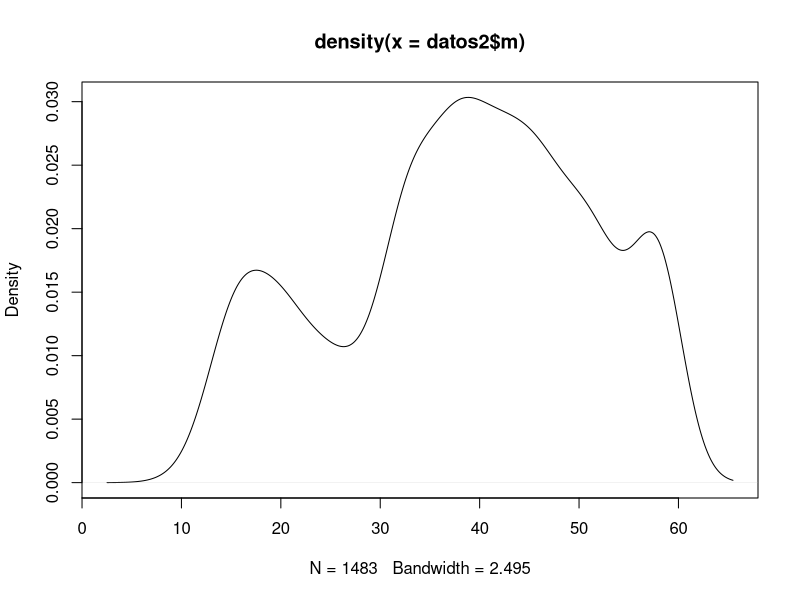
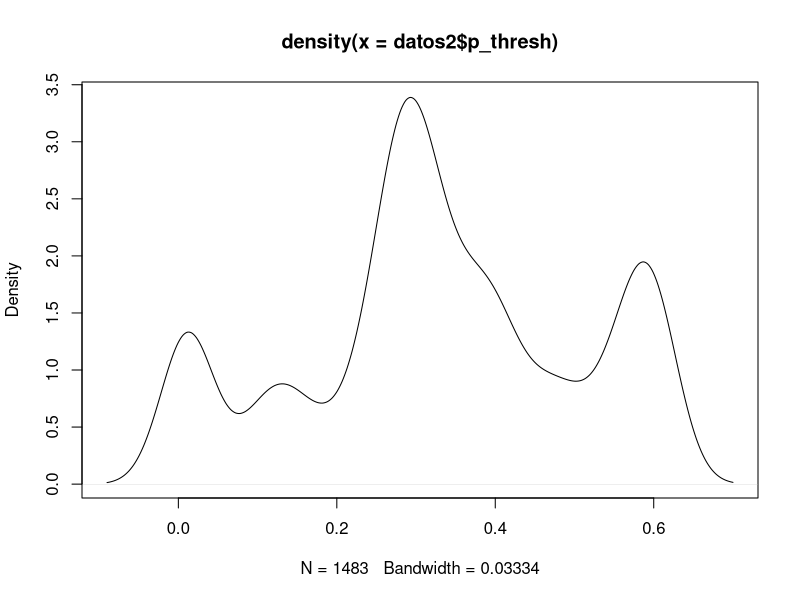
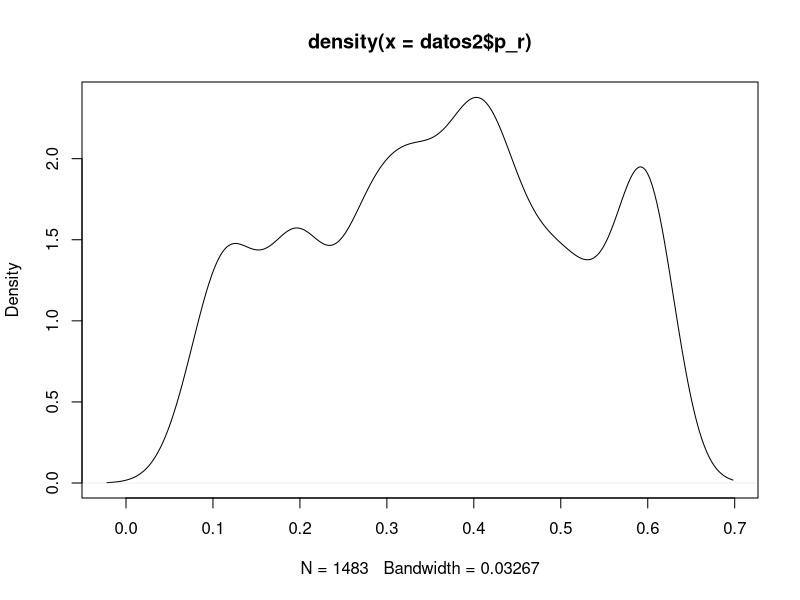
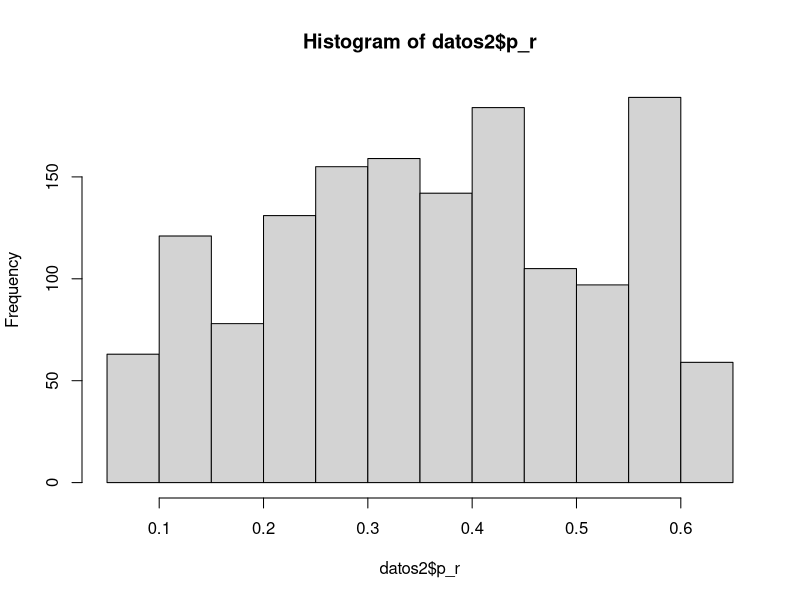
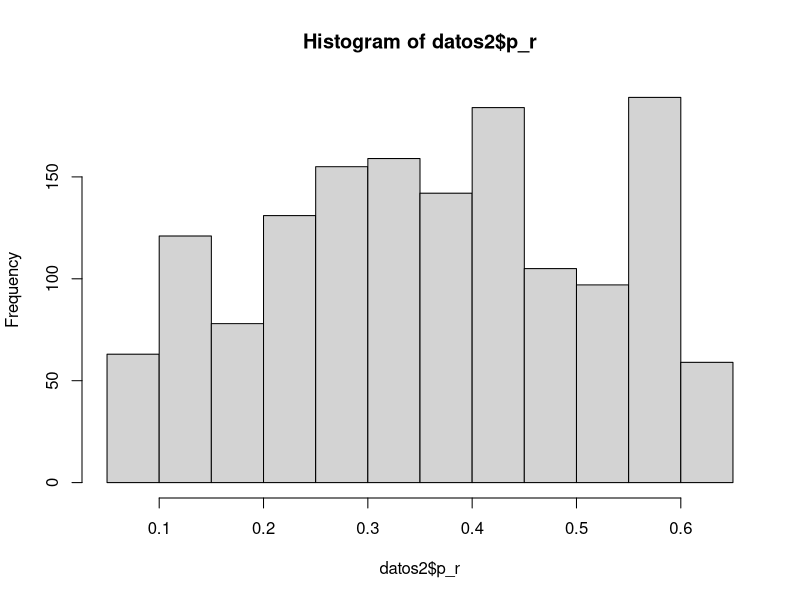
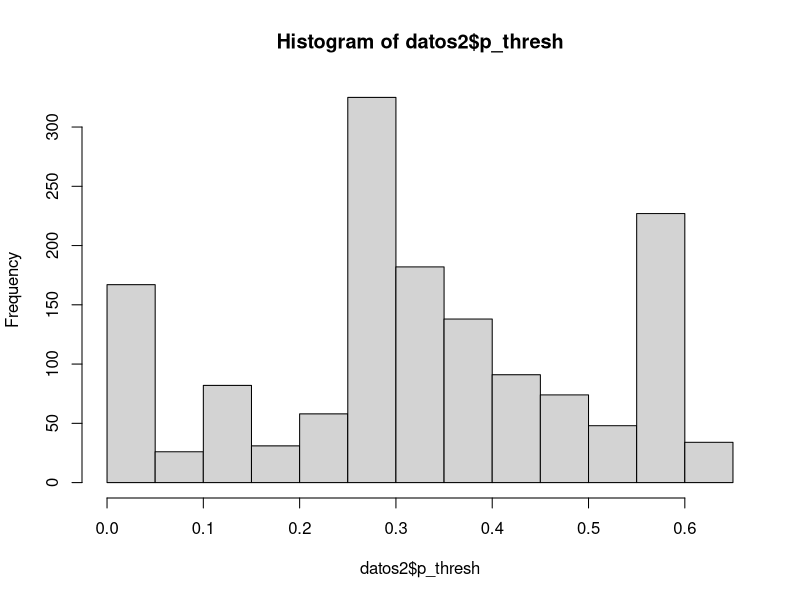
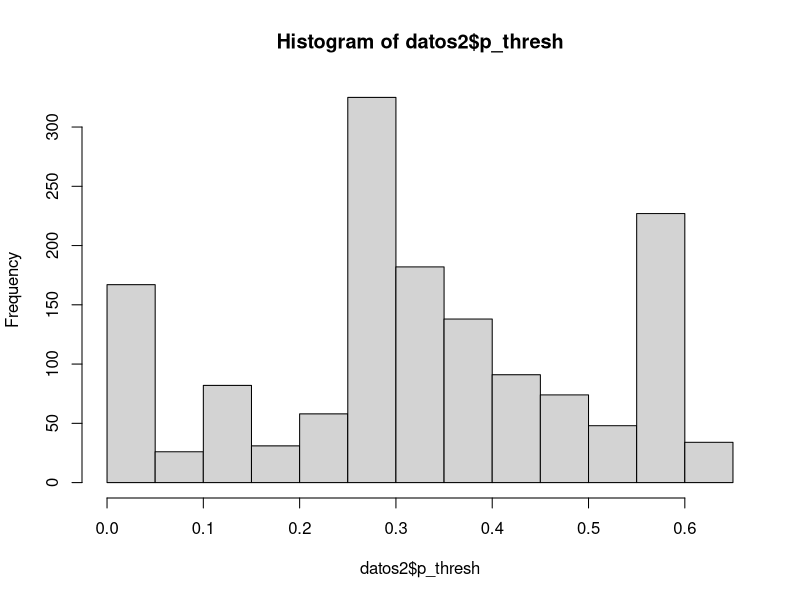
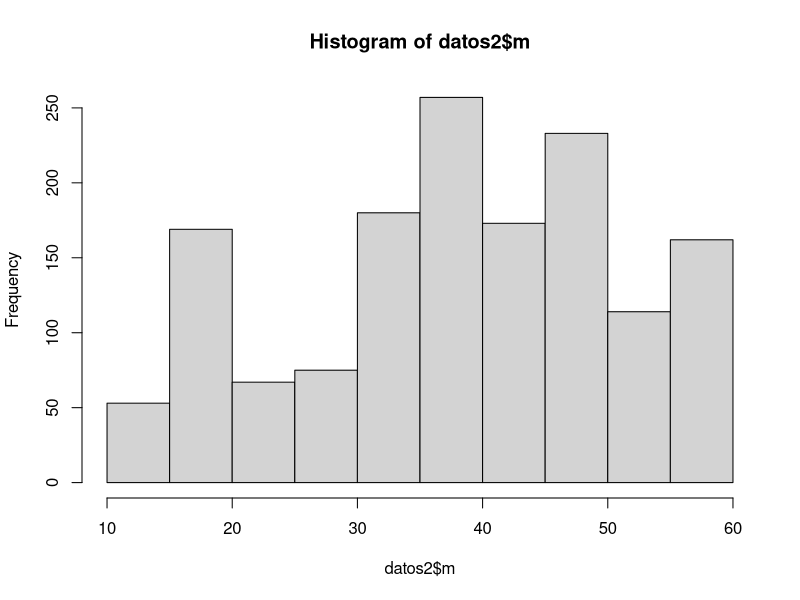

Recreate these plots in R, in order.
library(ggplot2)
library(vioplot)
library(corrplot)
data<-read.csv(file = '2022-08-20 T-21-45-info_data.txt',header = TRUE)
cuales<-which(data$fitnes==min(data$fitnes))
datos2<-data[cuales,]
plot(density(datos2$m))
plot(density(datos2$p_thresh))
plot(density(datos2$p_r))
plot(hist(datos2$p_r))
plot(hist(datos2$p_thresh))
plot(hist(datos2$m))
